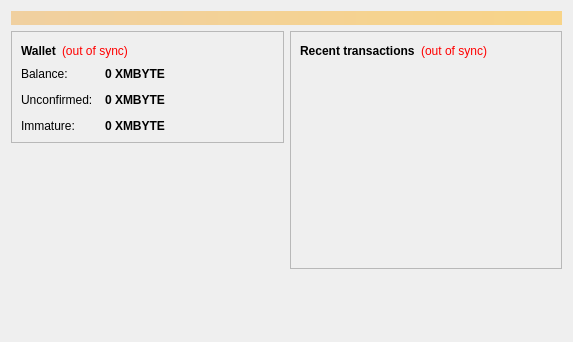
<?xml version="1.0" encoding="UTF-8"?>
<ui version="4.0">
 <class>OverviewPage</class>
 <widget class="QWidget" name="OverviewPage">
  <property name="geometry">
   <rect>
    <x>0</x>
    <y>0</y>
    <width>573</width>
    <height>342</height>
   </rect>
  </property>
  <property name="windowTitle">
   <string>Form</string>
  </property>
  <layout class="QVBoxLayout" name="topLayout">
   <item>
    <widget class="QLabel" name="labelAlerts">
     <property name="visible">
      <bool>false</bool>
     </property>
     <property name="styleSheet">
      <string notr="true">background-color: qlineargradient(x1: 0, y1: 0, x2: 1, y2: 0, stop:0 #F0D0A0, stop:1 #F8D488); color:#000000;</string>
     </property>
     <property name="wordWrap">
      <bool>true</bool>
     </property>
     <property name="margin">
      <number>3</number>
     </property>
    </widget>
   </item>
   <item>
    <layout class="QHBoxLayout" name="horizontalLayout" stretch="1,1">
     <item>
      <layout class="QVBoxLayout" name="verticalLayout_2">
       <item>
        <widget class="QFrame" name="frame">
         <property name="frameShape">
          <enum>QFrame::StyledPanel</enum>
         </property>
         <property name="frameShadow">
          <enum>QFrame::Raised</enum>
         </property>
         <layout class="QVBoxLayout" name="verticalLayout_4">
          <item>
           <layout class="QHBoxLayout" name="horizontalLayout_4">
            <item>
             <widget class="QLabel" name="label_5">
              <property name="font">
               <font>
                <weight>75</weight>
                <bold>true</bold>
               </font>
              </property>
              <property name="text">
               <string>Wallet</string>
              </property>
             </widget>
            </item>
            <item>
             <widget class="QLabel" name="labelWalletStatus">
              <property name="toolTip">
               <string>The displayed information may be out of date. Your wallet automatically synchronizes with the Millibyte network after a connection is established, but this process has not completed yet.</string>
              </property>
              <property name="styleSheet">
               <string notr="true">QLabel { color: red; }</string>
              </property>
              <property name="text">
               <string notr="true">(out of sync)</string>
              </property>
              <property name="alignment">
               <set>Qt::AlignLeading|Qt::AlignLeft|Qt::AlignVCenter</set>
              </property>
             </widget>
            </item>
            <item>
             <spacer name="horizontalSpacer_2">
              <property name="orientation">
               <enum>Qt::Horizontal</enum>
              </property>
              <property name="sizeHint" stdset="0">
               <size>
                <width>40</width>
                <height>20</height>
               </size>
              </property>
             </spacer>
            </item>
           </layout>
          </item>
          <item>
           <layout class="QFormLayout" name="formLayout_2">
            <property name="fieldGrowthPolicy">
             <enum>QFormLayout::AllNonFixedFieldsGrow</enum>
            </property>
            <property name="horizontalSpacing">
             <number>12</number>
            </property>
            <property name="verticalSpacing">
             <number>12</number>
            </property>
            <item row="0" column="0">
             <widget class="QLabel" name="label">
              <property name="text">
               <string>Balance:</string>
              </property>
             </widget>
            </item>
            <item row="0" column="1">
             <widget class="QLabel" name="labelBalance">
              <property name="font">
               <font>
                <weight>75</weight>
                <bold>true</bold>
               </font>
              </property>
              <property name="cursor">
               <cursorShape>IBeamCursor</cursorShape>
              </property>
              <property name="toolTip">
               <string>Your current balance</string>
              </property>
              <property name="text">
               <string notr="true">0 XMBYTE</string>
              </property>
              <property name="textInteractionFlags">
               <set>Qt::LinksAccessibleByMouse|Qt::TextSelectableByKeyboard|Qt::TextSelectableByMouse</set>
              </property>
             </widget>
            </item>
            <item row="1" column="0">
             <widget class="QLabel" name="label_3">
              <property name="text">
               <string>Unconfirmed:</string>
              </property>
             </widget>
            </item>
            <item row="1" column="1">
             <widget class="QLabel" name="labelUnconfirmed">
              <property name="font">
               <font>
                <weight>75</weight>
                <bold>true</bold>
               </font>
              </property>
              <property name="cursor">
               <cursorShape>IBeamCursor</cursorShape>
              </property>
              <property name="toolTip">
               <string>Total of transactions that have yet to be confirmed, and do not yet count toward the current balance</string>
              </property>
              <property name="text">
               <string notr="true">0 XMBYTE</string>
              </property>
              <property name="textInteractionFlags">
               <set>Qt::LinksAccessibleByMouse|Qt::TextSelectableByKeyboard|Qt::TextSelectableByMouse</set>
              </property>
             </widget>
            </item>
            <item row="2" column="0">
             <widget class="QLabel" name="labelImmatureText">
              <property name="text">
               <string>Immature:</string>
              </property>
             </widget>
            </item>
            <item row="2" column="1">
             <widget class="QLabel" name="labelImmature">
              <property name="font">
               <font>
                <weight>75</weight>
                <bold>true</bold>
               </font>
              </property>
              <property name="toolTip">
               <string>Mined balance that has not yet matured</string>
              </property>
              <property name="text">
               <string notr="true">0 XMBYTE</string>
              </property>
              <property name="textInteractionFlags">
               <set>Qt::LinksAccessibleByMouse|Qt::TextSelectableByKeyboard|Qt::TextSelectableByMouse</set>
              </property>
             </widget>
            </item>
           </layout>
          </item>
         </layout>
        </widget>
       </item>
       <item>
        <spacer name="verticalSpacer">
         <property name="orientation">
          <enum>Qt::Vertical</enum>
         </property>
         <property name="sizeHint" stdset="0">
          <size>
           <width>20</width>
           <height>40</height>
          </size>
         </property>
        </spacer>
       </item>
      </layout>
     </item>
     <item>
      <layout class="QVBoxLayout" name="verticalLayout_3">
       <item>
        <widget class="QFrame" name="frame_2">
         <property name="frameShape">
          <enum>QFrame::StyledPanel</enum>
         </property>
         <property name="frameShadow">
          <enum>QFrame::Raised</enum>
         </property>
         <layout class="QVBoxLayout" name="verticalLayout">
          <item>
           <layout class="QHBoxLayout" name="horizontalLayout_2">
            <item>
             <widget class="QLabel" name="label_4">
              <property name="text">
               <string>&lt;b&gt;Recent transactions&lt;/b&gt;</string>
              </property>
             </widget>
            </item>
            <item>
             <widget class="QLabel" name="labelTransactionsStatus">
              <property name="toolTip">
               <string>The displayed information may be out of date. Your wallet automatically synchronizes with the Millibyte network after a connection is established, but this process has not completed yet.</string>
              </property>
              <property name="styleSheet">
               <string notr="true">QLabel { color: red; }</string>
              </property>
              <property name="text">
               <string notr="true">(out of sync)</string>
              </property>
              <property name="alignment">
               <set>Qt::AlignRight|Qt::AlignTrailing|Qt::AlignVCenter</set>
              </property>
             </widget>
            </item>
            <item>
             <spacer name="horizontalSpacer">
              <property name="orientation">
               <enum>Qt::Horizontal</enum>
              </property>
              <property name="sizeHint" stdset="0">
               <size>
                <width>40</width>
                <height>20</height>
               </size>
              </property>
             </spacer>
            </item>
           </layout>
          </item>
          <item>
           <widget class="QListView" name="listTransactions">
            <property name="styleSheet">
             <string notr="true">QListView { background: transparent; }</string>
            </property>
            <property name="frameShape">
             <enum>QFrame::NoFrame</enum>
            </property>
            <property name="verticalScrollBarPolicy">
             <enum>Qt::ScrollBarAlwaysOff</enum>
            </property>
            <property name="horizontalScrollBarPolicy">
             <enum>Qt::ScrollBarAlwaysOff</enum>
            </property>
            <property name="selectionMode">
             <enum>QAbstractItemView::NoSelection</enum>
            </property>
           </widget>
          </item>
         </layout>
        </widget>
       </item>
       <item>
        <spacer name="verticalSpacer_2">
         <property name="orientation">
          <enum>Qt::Vertical</enum>
         </property>
         <property name="sizeHint" stdset="0">
          <size>
           <width>20</width>
           <height>40</height>
          </size>
         </property>
        </spacer>
       </item>
      </layout>
     </item>
    </layout>
   </item>
  </layout>
 </widget>
 <resources/>
 <connections/>
</ui>
